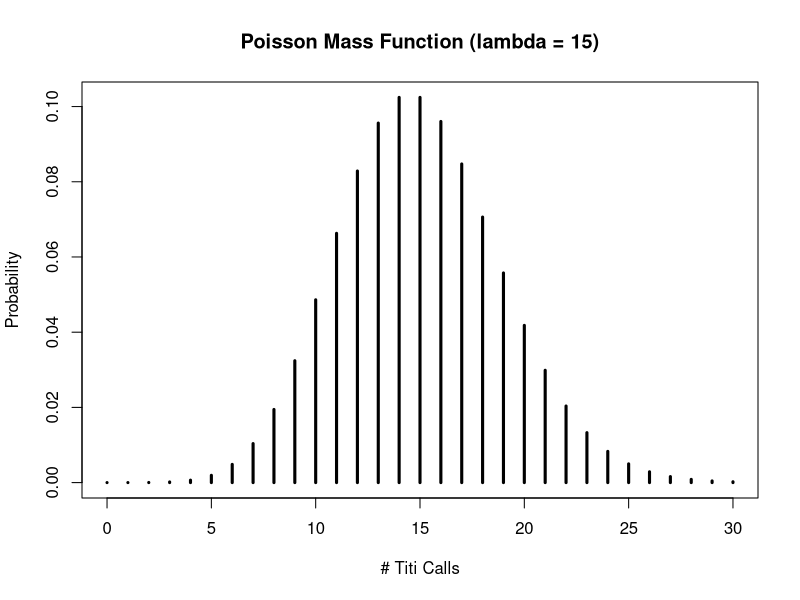
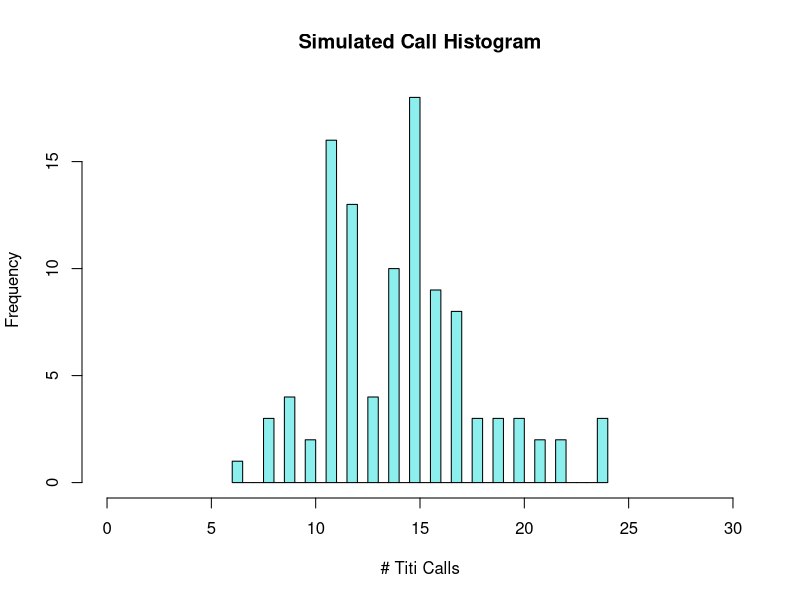

Source code (R) for these figures, in order:
## ---- chunk 1
x<- ppois(8, lambda=15, lower=FALSE)    
x
## ---- chunk 2
x<- ppois(0, lambda=15)    
x
## ---- chunk 3
x<- dpois(3, lambda=15, log=FALSE) #if log = TRUE, probability is given as log
x
## ---- chunk 4
z<-dpois(0:30, lambda = 15)
plot(0:30, dpois(0:30, lambda = 15),
     type='h',
     main='Poisson Mass Function (lambda = 15)',
     ylab='Probability',
     xlab ='# Titi Calls',
     lwd=3)
## ---- chunk 5
y<-rpois(104,lambda=15)
y
hist(y,xlim=c(0,30),xlab="# Titi Calls",main="Simulated Call Histogram",breaks=30,col="darkslategray2")
